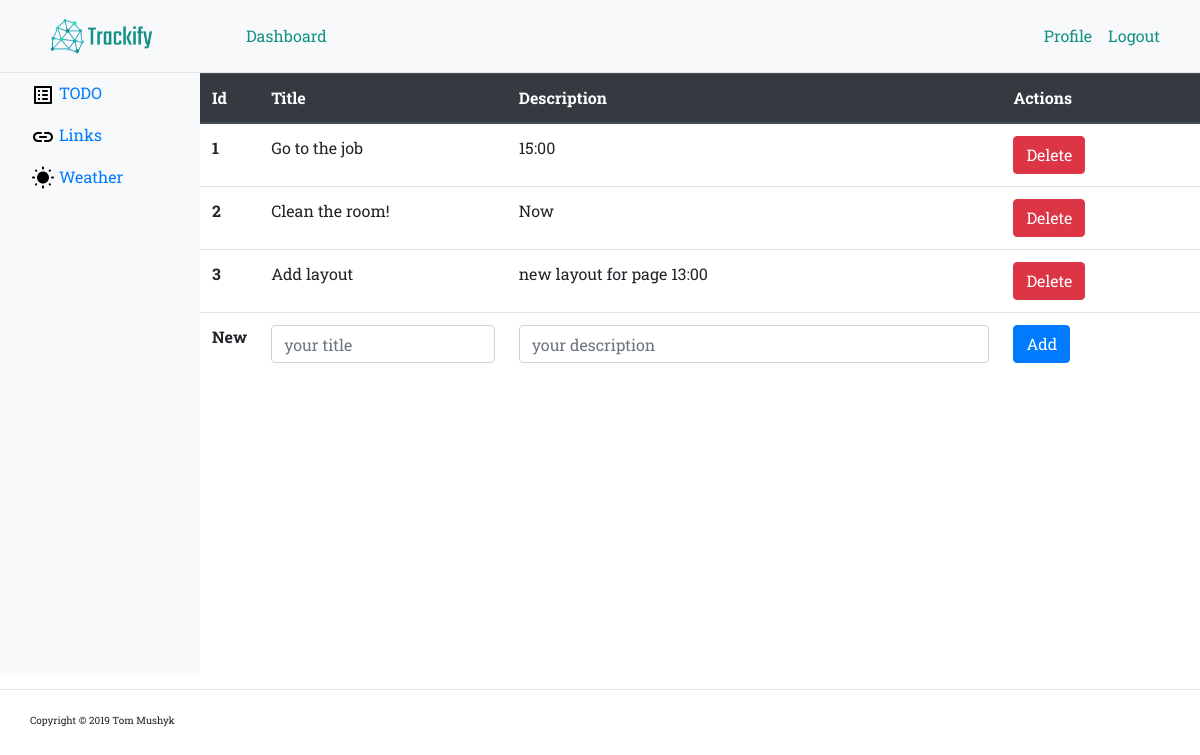
/dashboard/tasks (signed in), run on an earlier commit of the app's database.
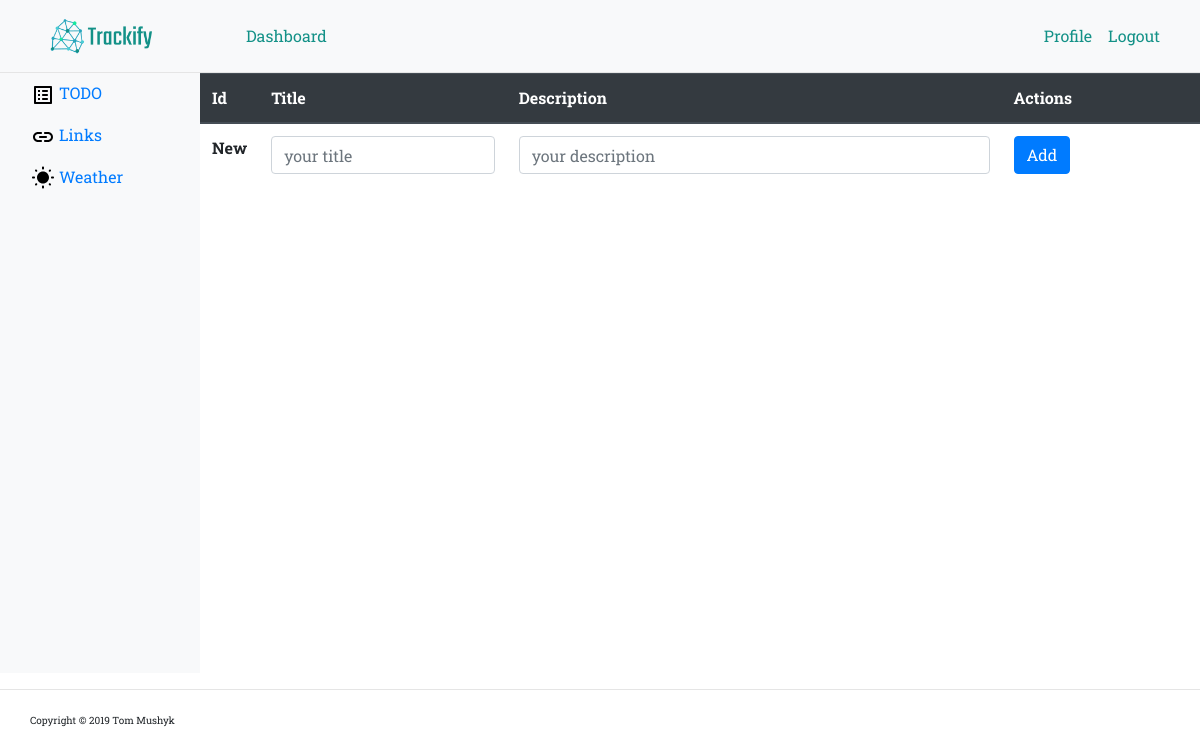
And on a later commit of the database.
### models.py (models this page shows, shortened)
class Task(db.Model):
    id = db.Column(db.Integer, primary_key=True)
    title = db.Column(db.String(64), index=True)
    description = db.Column(db.Text(), index=True)
    dateAdded = db.Column(db.DateTime, index=True)
    user_id = db.Column(db.Integer, db.ForeignKey('user.id'), nullable=False)

### main.py (the view, shortened to what this page needs)
@app.route('/dashboard/<app_name>', methods=['GET', 'POST'])
@login_required
def dashboard(app_name):
    if current_user.is_authenticated == True:
        if app_name == 'tasks':
            form = AddTaskForm()
            tasks = Task.query.filter_by(user_id = current_user.id)
            print(current_user.id)
            return render_template('dashboard_apps/tasks.html', form=form, tasks=tasks)
    else:
        return redirect(url_for('.login'))

### forms.py
class AddTaskForm(FlaskForm):
    title = StringField('Title', validators=[DataRequired()])
    description = StringField('Description', validators=[DataRequired(), Length(min=1, max=500)])
    submit = SubmitField('Add')

### main.py (called while the page is built)
@login_manager.user_loader
def load_user(user_id):
    return User.query.get(int(user_id))

### templates/dashboard_apps/tasks.html (shortened to what this page needs)
{% extends "dashboard.html" %}
{% block main %}
    <div class="col-md" style="padding:0px; margin:0px;">
        <table class="table">
          <thead class="thead-dark">
            <tr>
              <th style="width:5%" scope="col">Id</th>
              <th style="width:25%" scope="col">Title</th>
              <th style="width:50%" scope="col">Description</th>
              <th style="width:20%" scope="col">Actions</th>
            </tr>
          </thead>
          <tbody>
            {% for task in tasks %}
            <tr>
              <th class="counter" scope="row"></th>
              <td>{{ task.title }}</td>
              <td>{{ task.description }}</td>
              <td>
                  <form action="{{ url_for('deleteTask', id=task.id, title=task.title) }}" method="post">
                      <input type="submit" value="Delete" class="btn btn-danger"></input></form>
              </td>
            </tr>
            {% endfor %}
             <form action="/dashboard/tasks" method="post" novalidate style="max-width: 500px">
            <tr>
              <th scope="row">New</th>
              <td>
                {{ form.title(size=32, class_="form-control", placeholder="your title") }}
                </td>
              <td>
                {{ form.description(size=500, class_="form-control", placeholder="your description") }}
              </td>
              <td>
                {{ form.submit(class_="btn btn-primary") }}
              </td>
            </tr>
            </form>
          </tbody>
        </table>
    </div>
{% endblock main %}

### templates/dashboard.html (shortened to what this page needs)
{% extends "base.html" %}
{% block content %}
<div class="container-fluid" style="min-height:500px">
  <div class="row">
        <nav class="col-md-2 d-none d-md-block bg-light sidebar" style="height: 600px;">
          <div class="sidebar-sticky">
            <ul class="nav flex-column">
              <li id="navItemBorder" class="nav-item">
                <a class="nav-link" href="{{ url_for('.dashboard', app_name='tasks') }}">
                  <span>
                  </span>
                  TODO
                </a>
              </li>
              <li id="navItemBorder" class="nav-item">
                <a class="nav-link" href="{{ url_for('.dashboard', app_name='links') }}">
                  <span>
                  </span>
                  Links
                </a>
              </li>
               <li id="navItemBorder" class="nav-item">
                <a class="nav-link" href="{{ url_for('.dashboard', app_name='weather') }}">
                  <span>
                  </span>
                  Weather
                </a>
              </li>
            </ul>
          </div>
        </nav>
    {% block main %}
    {% endblock main %}
</div>
</div>
{% endblock content %}

### templates/base.html (shortened to what this page needs)
<!DOCTYPE html>
<html lang="en">
<head>
    <link rel="stylesheet" href="https://stackpath.bootstrapcdn.com/bootstrap/4.3.1/css/bootstrap.min.css">
    <link href="{{ url_for('static', filename='css/style.css') }}" rel="stylesheet">
</head>
<body>
    <nav class="navbar navbar-expand-lg navbar-light bg-light">
      <a id="navbar-brand" class="navbar-brand" href="{{ url_for('login') }}"><img src="/static/logo.png" width="110px" style="" alt=""></a>
      <div class="collapse navbar-collapse" id="navbarNavAltMarkup" style="padding-left:50px">
        <div class="navbar-nav">
            {% if current_user.is_authenticated %}
            <ul class="navbar nav mr-auto">
                <li class="nav-item">
                    <a id="navItem" class="nav-link" href="{{ url_for('.dashboard', app_name='tasks') }}">Dashboard</a>
                </li>
            </ul>
            <ul class="navbar nav ml-auto">
                <li class="nav-item">
                    <a id="navItem" class="nav-link" href="{{ url_for('.user', username=current_user.username) }}">Profile</a>
                </li>
                <li class="nav-item">
                    <a id="navItem" class="nav-link" href="{{ url_for('.logout') }}">Logout</a>
                </li>
            </ul>
            </div>
            {% else %}
            <a id="navItem" class="nav-item nav-link active" href="{{ url_for('login') }}">Login<span class="sr-only">(current)</span></a>
            <a id="navItem" class="nav-item nav-link" href="{{ url_for('register') }}">Register</a>
            <a id="navItem" class="nav-item nav-link" href="{{ url_for('about') }}">About</a>
            {% endif %}
        </div>
    </nav>
    <hr style="padding:0px; margin: 0px;">
        {% block content %}
        {% endblock content %}
    <hr>
    <div class="footer">
        <span class="footer-label">Copyright © 2019 Tom Mushyk</span>
    </div>
</body>
</html>

### static/css/style.css (style rules this page uses)
* { font-family: 'Roboto Slab', serif; }
body { counter-reset: cnt; }
#navbar-brand { padding-left:30px }
#navItem { color: #139187; }
.navbar-nav { flex-direction: row; width: 100%; }
.footer-label { padding-left: 30px; font-size: 10px; }

What changed in the data, as far as the page shows it:
removed Task: title "Go to the job", description "15:00"
removed Task: title "Clean the room!", description "Now"
removed Task: title "Add layout", description "new layout for page 13:00"
